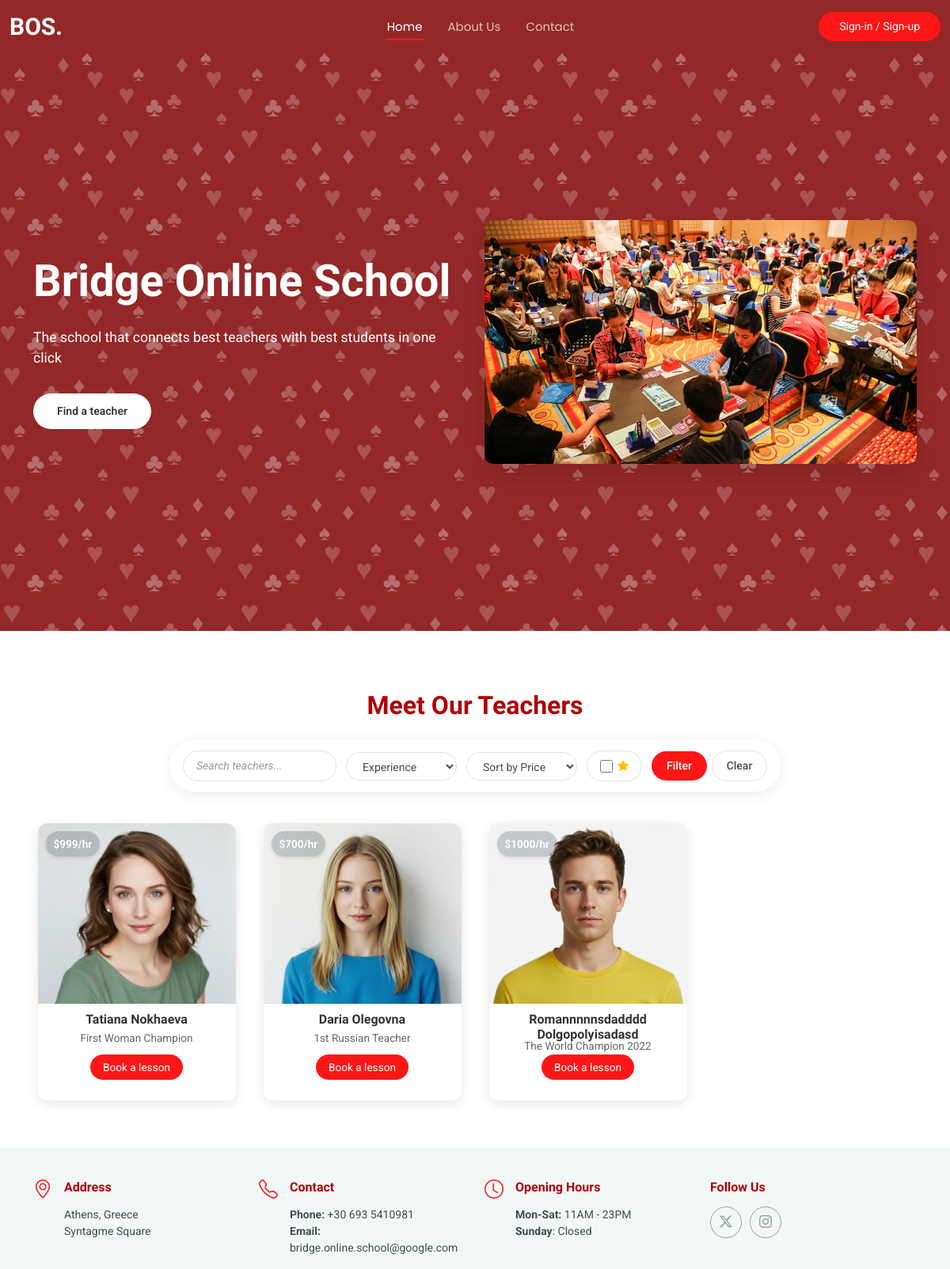
The app's page /, older data.
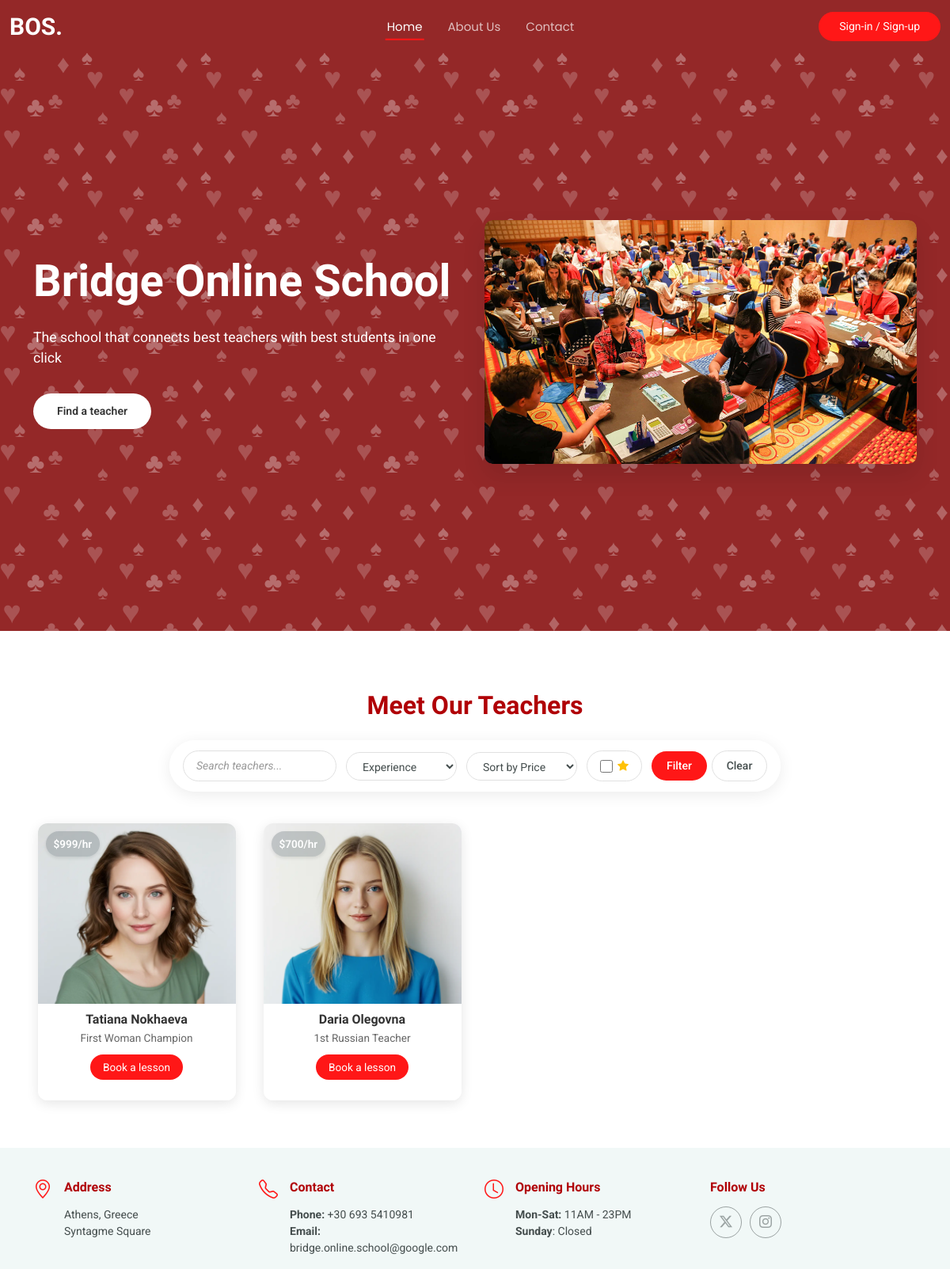
The same page, newer data.
### landing/models.py (models this page shows, shortened)
class Teacher(models.Model):
    user = models.OneToOneField(User, on_delete=models.CASCADE, related_name='teacher_profile', null=True, blank=True)
    first_name = models.CharField(max_length=50)
    last_name = models.CharField(max_length=50)
    title = models.CharField(max_length=50)
    experience = models.CharField(max_length=500)
    teaching_years = models.IntegerField(null=True, blank=True)
    avatar = models.ImageField(upload_to='teachers/avatars')
    lesson_price = models.DecimalField(max_digits=6, decimal_places=0)
    course_price = models.DecimalField(max_digits=7, decimal_places=0)
    is_active = models.BooleanField(default=False)

### landing/views.py (the view, shortened to what this page needs)
# urls.py: path("", views.home, name="home"),
def home(request):
    teachers = Teacher.objects.all()
    pending_teachers = Teacher.objects.filter(is_active=False).annotate(avg_rating=Avg('ratings__rating'))
    active_teachers = Teacher.objects.filter(is_active=True).annotate(avg_rating=Avg('ratings__rating'))
    search_query = request.GET.get('search', '')
    min_years = request.GET.get('min_years', '')
    if min_years:
        try:
            min_years = int(min_years)
            active_teachers = active_teachers.filter(teaching_years__gte=min_years)
        except ValueError:
            pass
    has_reviews = request.GET.get('has_reviews', '')
    if has_reviews:
        active_teachers = active_teachers.filter(ratings__isnull=False).distinct()
    sort_by = request.GET.get('sort_by', '')
    if sort_by == 'price_asc':
        active_teachers = active_teachers.order_by('lesson_price')
    elif sort_by == 'price_desc':
        active_teachers = active_teachers.order_by('-lesson_price')
    teachers = active_teachers.union(Teacher.objects.filter(is_active=False), all=True)
    context = {
        'teachers': teachers,
        'active_teachers': active_teachers,
        'pending_teachers': pending_teachers,
        'search_query': search_query,
        'min_years': min_years,
        'sort_by': sort_by,
        'has_reviews': has_reviews,
    }
    return render(request, "landing/index.html", context)

### landing/templates/landing/index.html (shortened to what the changed rows need)
{% extends 'base.html' %}
{% load static %}
{% block content %}
  <main class="main">
    <section id="hero" class="hero section">
      <div class="container" data-aos="fade-up" data-aos-delay="100">
        <div class="row align-items-center">
          <div class="col-lg-6">
            <div class="hero-content" data-aos="fade-up" data-aos-delay="500">
              <h2 style="color: white;">Bridge Online School</h2>
          </div>
          </div>
        </div>
      </div>
    </section>
    <section id="team" class="team section">
      <div class="container" data-aos="fade-up" data-aos-delay="100">
        <div class="team-catalog">
          <div class="row g-4">
            {% if active_teachers %}
            {% for teacher in active_teachers %}
            <div class="col-xl-3 col-lg-4 col-md-6 col-6" data-aos="fade-up" data-aos-delay="100">
              <div class="team-card">
                <div class="team-image">
                  <img src="{{ teacher.avatar.url }}" class="img-fluid" alt="{{teacher.first_name}} {{teacher.last_name}}" loading="lazy">
                  <div class="price-tag">
                    ${{ teacher.lesson_price }}/hr
                  </div>
                </div>
                <div class="team-content">
                  <h3>{{teacher.first_name}} {{teacher.last_name}}</h3>
                  <span class="teacher-title">{{teacher.title}}</span>
                  <div class="book-action">
                    <a href="{% url 'landing:teacher' teacher.pk %}" class="btn-getstarted rounded-pill w-100">Book a lesson</a>
                  </div>
                </div>
              </div>
            </div>
            {% endfor %}
            {% endif %}
          </div>
        </div>
      </div>
    </section>
  </main>
{% endblock %}

Row changes from the older to the newer data that the page shows:
no longer on this page (row edited): Teacher: avatar (picture), lesson_price "1000", first_name "Romannnnnsdadddd", last_name "Dolgopolyisadasd", title "The World Champion 2022"
